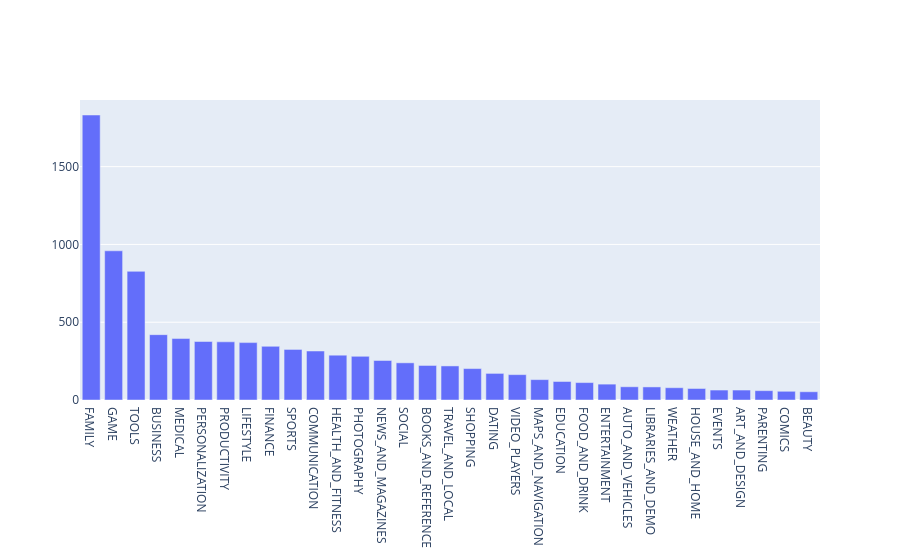

Notebook code cell kept with this figure:
### Markdown cell above
## 4. Exploring app categories
<p>With more than 1 billion active users in 190 countries around the world, Google Play continues to be an important distribution platform to build a global audience. For businesses to get their apps in front of users, it's important to make them more quickly and easily discoverable on Google Play. To improve the overall search experience, Google has introduced the concept of grouping apps into categories.</p>
<p>This brings us to the following questions:</p>
<ul>
<li>Which category has the highest share of (active) apps in the market? </li>
<li>Is any specific category dominating the market?</li>
<li>Which categories have the fewest number of apps?</li>
</ul>
<p>We will see that there are <code>33</code> unique app categories present in our dataset. <em>Family</em> and <em>Game</em> apps have the highest market prevalence. Interestingly, <em>Tools</em>, <em>Business</em> and <em>Medical</em> apps are also at the top.</p>

### Code cell
import plotly
plotly.offline.init_notebook_mode(connected=True)
import plotly.graph_objs as go

num_categories = apps['Category'].nunique()
print('Number of categories = ', num_categories)

num_apps_in_category = apps['Category'].value_counts()

sorted_num_apps_in_category = num_apps_in_category.sort_values(ascending=False)

data = [go.Bar(
        x = num_apps_in_category.index, # index = category name
        y = num_apps_in_category.values, # value = count
)]

plotly.offline.iplot(data)

### Figure 1 — Plotly figure (JSON) as saved in the notebook; plotly's stock layout.template omitted (floating-point values rounded to 4 significant figures)
{"data": [{"type": "bar", "x": ["FAMILY", "GAME", "TOOLS", "BUSINESS", "MEDICAL", "PERSONALIZATION", "PRODUCTIVITY", "LIFESTYLE", "FINANCE", "SPORTS", "COMMUNICATION", "HEALTH_AND_FITNESS", "PHOTOGRAPHY", "NEWS_AND_MAGAZINES", "SOCIAL", "BOOKS_AND_REFERENCE", "TRAVEL_AND_LOCAL", "SHOPPING", "DATING", "VIDEO_PLAYERS", "MAPS_AND_NAVIGATION", "EDUCATION", "FOOD_AND_DRINK", "ENTERTAINMENT", "AUTO_AND_VEHICLES", "LIBRARIES_AND_DEMO", "WEATHER", "HOUSE_AND_HOME", "EVENTS", "ART_AND_DESIGN", "PARENTING", "COMICS", "BEAUTY"], "y": [1832, 959, 827, 420, 395, 376, 374, 369, 345, 325, 315, 288, 281, 254, 239, 222, 219, 202, 171, 163, 131, 119, 112, 102, 85, 84, 79, 74, 64, 64, 60, 56, 53]}], "layout": {}}
